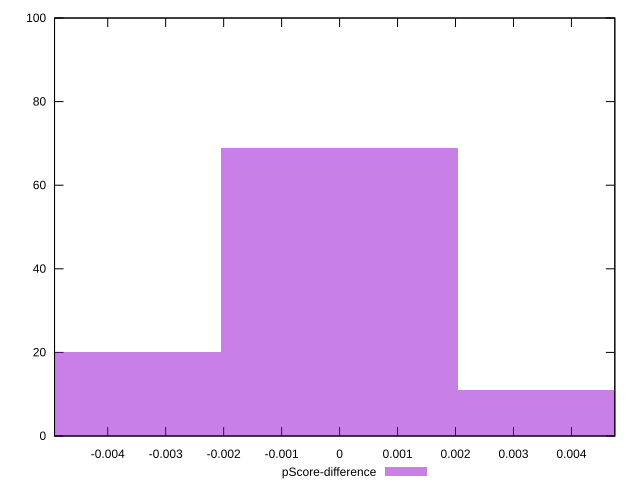

Write gnuplot code to recreate this figure.
reset

$pScoreDifference <<EOF
-0.004084043182074207 20
0 69
0.004084043182074207 11
EOF

set key outside below
set boxwidth 0.004084043182074207
set xrange [-0.004917777777777799:0.004748333333991495]
set yrange [0:100]
set trange [0:100]
set style fill transparent solid 0.5 noborder
set terminal svg size 640, 490 enhanced background rgb 'white'
set output "report_00015_2021-02-09T16-11-33.973Z/uses-rel-preconnect/samples/pages+cached+noadtech/pScore-difference/histogram.svg"

plot $pScoreDifference title "pScore-difference" with boxes

reset
